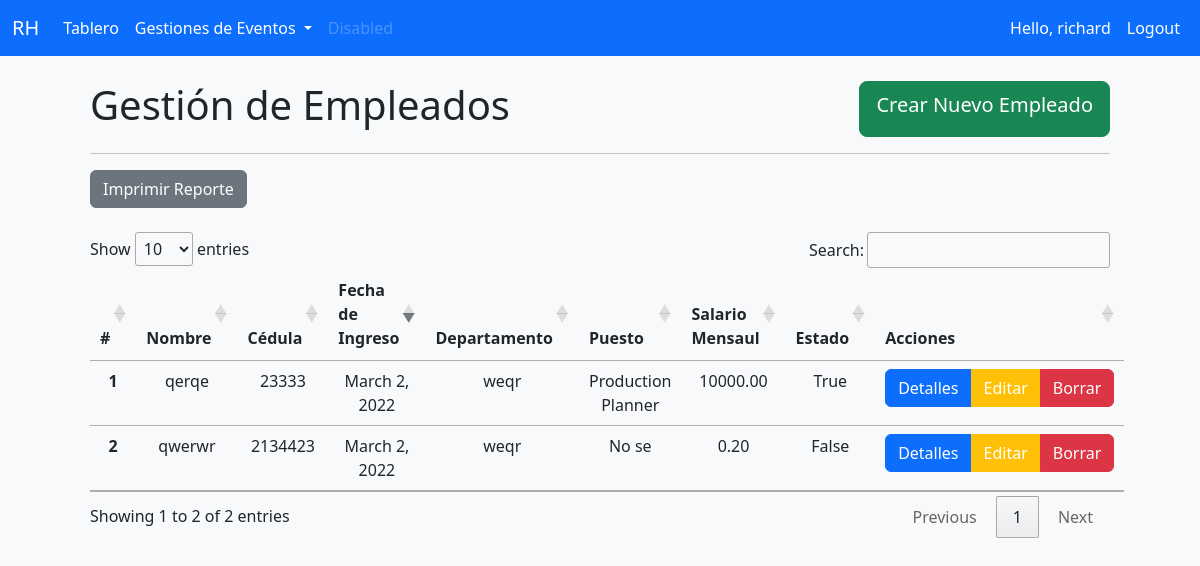
The app's page /empleado/ (signed in), older data.
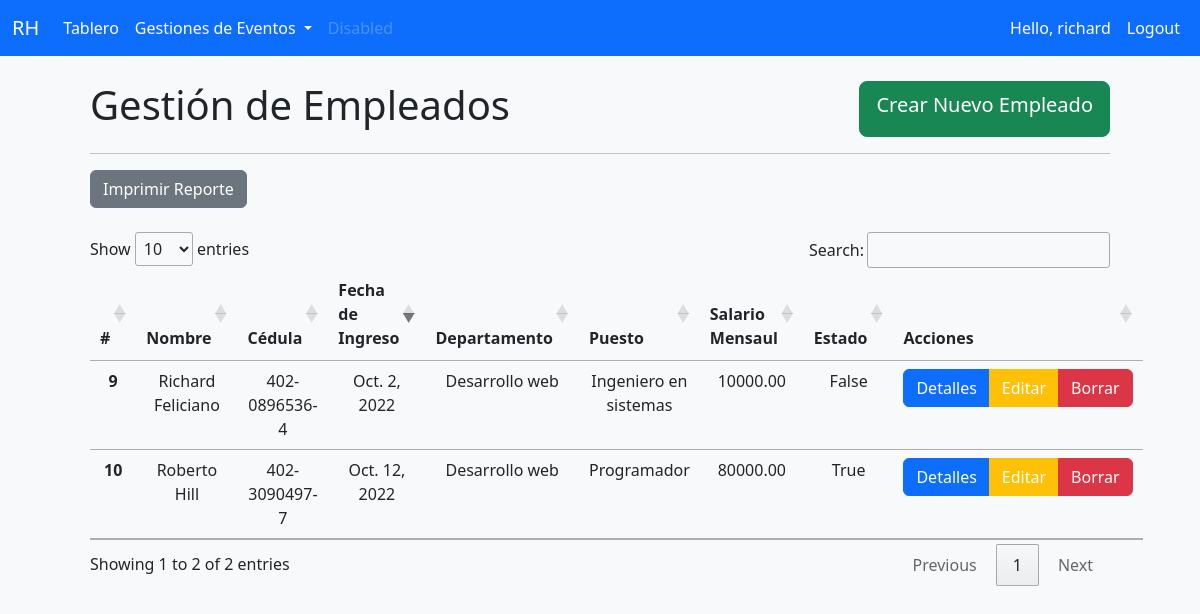
The same page, newer data.
### msrh/models.py (models this page shows, shortened)
class Empleado(models.Model):
    id = models.AutoField(auto_created=True ,primary_key= True, serialize=False,verbose_name='ID')
    nombre = models.CharField (max_length=60, null=True, verbose_name='Nombre completo')
    cedula = models.CharField(max_length=13, null=True, verbose_name='Cédula')
    fechaIngreso = models.DateField(auto_now_add=False, null=True)
    departamento = models.CharField(max_length=50, null=True)
    puesto = models.ForeignKey(Puesto, on_delete=models.CASCADE,null=True, verbose_name='Empresa')
    salarioMensual = models.DecimalField(max_digits=10, decimal_places=2, verbose_name='Salario Mensual')
    estado = models.BooleanField(default=False, verbose_name='Disponible')

class Puesto(models.Model):
    NIVELRIESGO ={
        ('Alto', 'Alto'),
        ('Medio', 'Medio'),
        ('Bajo', 'Bajo'),
    }
    id = models.AutoField(auto_created=True ,primary_key= True, serialize=False,verbose_name='ID')
    puesto =  models.CharField(max_length=50, null=True, verbose_name='Puesto')
    nivelRiesgo = models.CharField(max_length=5, null=True, choices=NIVELRIESGO, verbose_name='Nivel Riesgo')
    nivelMinimoSalario = models.DecimalField(max_digits=10, decimal_places=2, verbose_name='Salario Mínimo')
    nivelMaximoSalario = models.DecimalField(max_digits=10, decimal_places=2, verbose_name='Salario Máximo')
    estado = models.BooleanField(default=False)
    def __str__(self):
        return self.puesto

### msrh/decorators.py (the view)
        def wrapper_func(request, *args, **kwargs):
            group = None
            if request.user.groups.exists():
                group = request.user.groups.all()[0].name
            if group in allowed_roles:
                return view_func(request, *args, **kwargs)
            else:
                return HttpResponse('No estas autorizado para ver la pagina')

### msrh/views.py (called while the page is built)
@login_required(login_url='login')
@allowed_users(allowed_roles=['admin'])
def empleado(request):
    empleado = Empleado.objects.all()
    return render(request, 'msrh/empleado.html', {'empleado':empleado})

### msrh/templates/msrh/empleado.html
{% extends 'msrh/main.html' %}
{% block content %}
<div class="nav d-flex justify-content-between">
<h1>Gestión de Empleados</h1>
<a class="btn btn-success btn-lg" href="{% url 'Crearempleado' %}">Crear Nuevo Empleado</a>
</div>
<hr>
<div class="">
<a class="btn btn-secondary" href="{% url 'export_csv' %}">Imprimir Reporte</a></div><br>
<table class="table table-hover table-responsive"  id="table_id">
    <thead>
      <tr class="text-center">
        <th>#</th>
        <th>Nombre</th>
        <th >Cédula</th>
        <th>Fecha de Ingreso</th>
        <th>Departamento</th>
        <th>Puesto</th>
        <th>Salario Mensaul</th>
        <th>Estado</th>
        <th>Acciones</th>
      </tr>
    </thead>
    <tbody class="table-group-divider">
      {% for i in empleado %}
      <tr class="text-center">
        <th>{{i.id}}</th>
        <td>{{i.nombre}}</td>
        <td>{{i.cedula}}</td>
        <td>{{i.fechaIngreso}}</td>
        <td>{{i.departamento}}</td>
        <td>{{i.puesto}}</td>
        <td>{{i.salarioMensual}}</td>
        <td>{{i.estado}}</td>
        <td>
          <div class="btn-group" role="group" aria-label="Basic mixed styles example">
            <a href="{% url 'Detallesempleado' i.id %}" class="btn btn-primary">Detalles</a>
            <a href="/Editarempleado/{{i.id}}"  class="btn btn-warning text-white">Editar</a>
            <a href="{% url 'Borrarempleado' i.id %}" class="btn btn-danger" >Borrar</a>
          </div>
        </td>
      </tr>
      {% endfor %}
    </tbody>
  </table>
{% endblock %}

Row changes from the older to the newer data that the page shows:
removed Empleado: id "1", nombre "qerqe", cedula "23333", fechaIngreso "March 2, 2022", departamento "weqr", puesto "Production Planner", salarioMensual "10000.00", estado "True"
removed Empleado: id "2", nombre "qwerwr", cedula "2134423", fechaIngreso "March 2, 2022", departamento "weqr", puesto "No se", salarioMensual "0.20", estado "False"
added Empleado: id "9", nombre "Richard Feliciano", cedula "402-0896536-4", fechaIngreso "Oct. 2, 2022", departamento "Desarrollo web", puesto "Ingeniero en sistemas", salarioMensual "10000.00", estado "False"
added Empleado: id "10", nombre "Roberto Hill", cedula "402-3090497-7", fechaIngreso "Oct. 12, 2022", departamento "Desarrollo web", puesto "Programador", salarioMensual "80000.00", estado "True"
